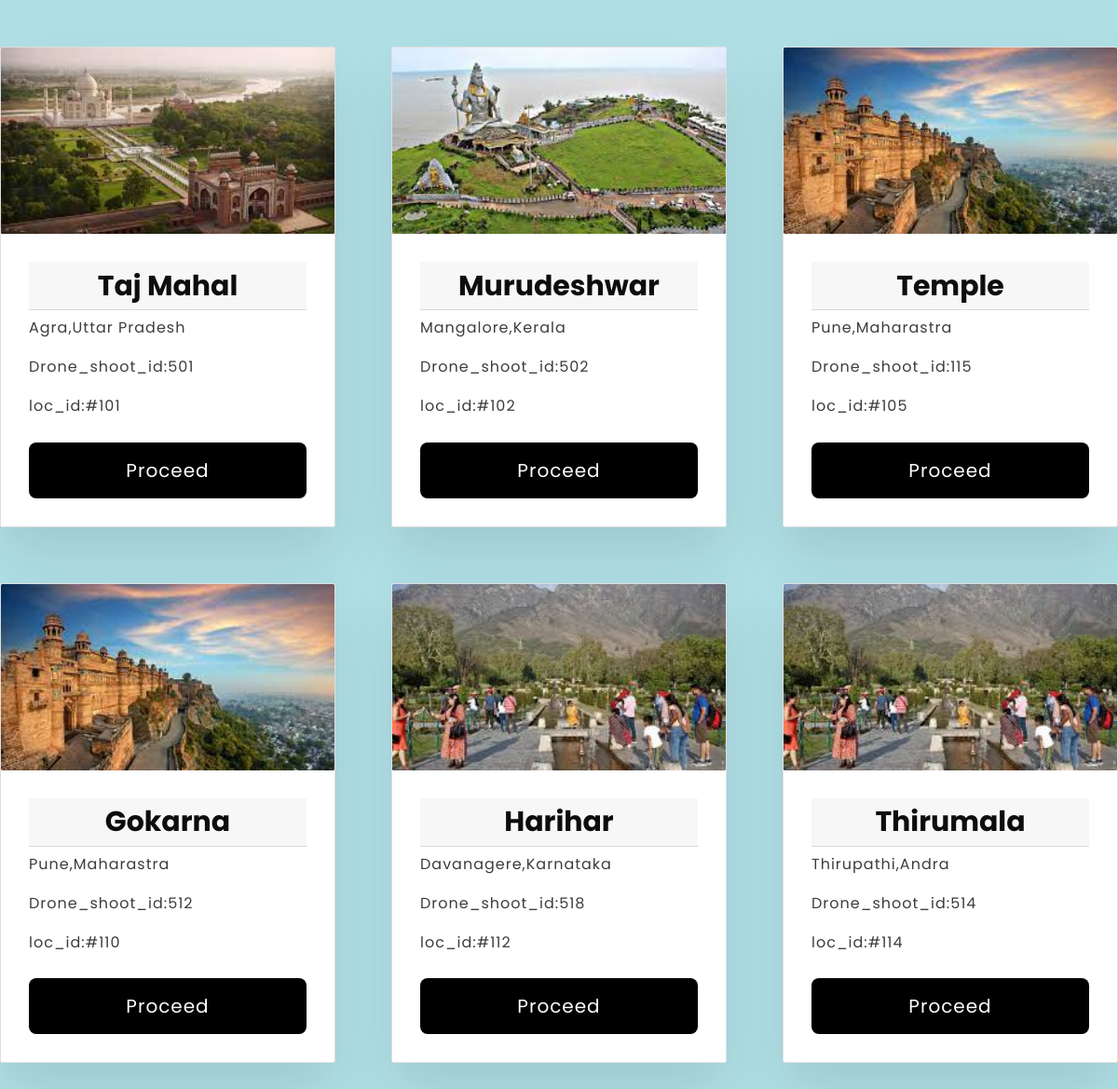
/viewplace.php, run on the app's committed database.
### tables this page shows
CREATE TABLE `addloc` (
  `loc_id` int(11) NOT NULL,
  `loc_name` varchar(30) DEFAULT NULL,
  `city` varchar(30) NOT NULL,
  `state` varchar(30) DEFAULT NULL,
  `droneShoot_id` int(11) NOT NULL,
  `image` text DEFAULT NULL
);

### viewplace.php (the view, shortened to what this page needs)
<!DOCTYPE html>
<html lang="en">
<head>
     <link rel="stylesheet" href="https://stackpath.bootstrapcdn.com/bootstrap/4.4.1/css/bootstrap.min.css">
     <link rel="stylesheet" href="css/viewplace.css">
</head>
<body>
<div class="grid" style="margin-top:50px;">
    <?php
    include('connection/config.php');
    $query="select * from addloc";
    $query_run=mysqli_query($conn,$query);
    $check_place=mysqli_num_rows($query_run)>0;
    if($check_place){
        while($row=mysqli_fetch_assoc($query_run))
        {
            ?>
            <div class="grid-item">
        <div class="card">
          <img class="card-img" src="uploadImg/<?php echo $row['image']; ?>" />
          <div class="card-content">
            <center><b><h1 class="card-header"><?php echo $row['loc_name']; ?></b></h1></center>
            <p class="card-text"><?php echo $row['city'] , ',' .$row['state']; ?> </p>
            <p class="card-text">Drone_shoot_id:<?php echo $row['droneShoot_id']; ?> </p>
            <p class="card-text">loc_id:#<?php echo $row['loc_id']; ?> </p>
            <?php
            echo "
             <a href='order.php?id=$row[loc_id]'><button class='card-btn'>Proceed</button></a>
          ";?>
            </div>
        </div>
      </div>
            <?php
        }
    }else{
        echo "No Place Found";
    }
    ?>
</body>
</html>

### css/viewplace.css (style rules this page uses)
html { box-sizing: border-box; font-size: 62.5%; }
body { background-color: powderblue; font-family: "Poppins", sans-serif; display: flex; justify-content: center; align-items: center; min-height: 100vh; }
.grid { display: grid; width: 130em; grid-gap: 6rem; grid-template-columns: repeat(auto-fit, minmax(30rem, 1fr)); align-items: start; }
.grid-item { background-color: #fff; border-radius: 0.4rem; overflow: hidden; box-shadow: 0 3rem 6rem rgba(0, 0, 0, 0.1); cursor: pointer; transition: 0.2s; }
.card-img { display: block; width: 100%; height: 20rem; object-fit: cover; }
.card-content { padding: 3rem; }
.card-header { font-size: 3rem; font-weight: 500; color: #0d0d0d; margin-bottom: 1.5rem; }
.card-text { font-size: 1.6rem; letter-spacing: 0.1rem; line-height: 1.7; color: #3d3d3d; margin-bottom: 2.5rem; margin-top:-10px; }
.card-btn { display: block; width: 100%; padding: 1.5rem; font-size: 2rem; text-align: center; color: #fff; background-color: #000; border: none; border-radius: 0.8rem; transition: 0.2s; cursor: pointer; letter-spacing: 0.1rem; }
div .card-content a { text-decoration: none; color:#fff; }

### data on the page
addloc: image (picture), loc_name "Taj Mahal", city "Agra", state "Uttar Pradesh", droneShoot "501", loc "101"
addloc: image (picture), loc_name "Murudeshwar", city "Mangalore", state "Kerala", droneShoot "502", loc "102"
addloc: image (picture), loc_name "Temple", city "Pune", state "Maharastra", droneShoot "115", loc "105"
addloc: image (picture), loc_name "Gokarna", city "Pune", state "Maharastra", droneShoot "512", loc "110"
addloc: image (picture), loc_name "Harihar", city "Davanagere", state "Karnataka", droneShoot "518", loc "112"
addloc: image (picture), loc_name "Thirumala", city "Thirupathi", state "Andra", droneShoot "514", loc "114"
